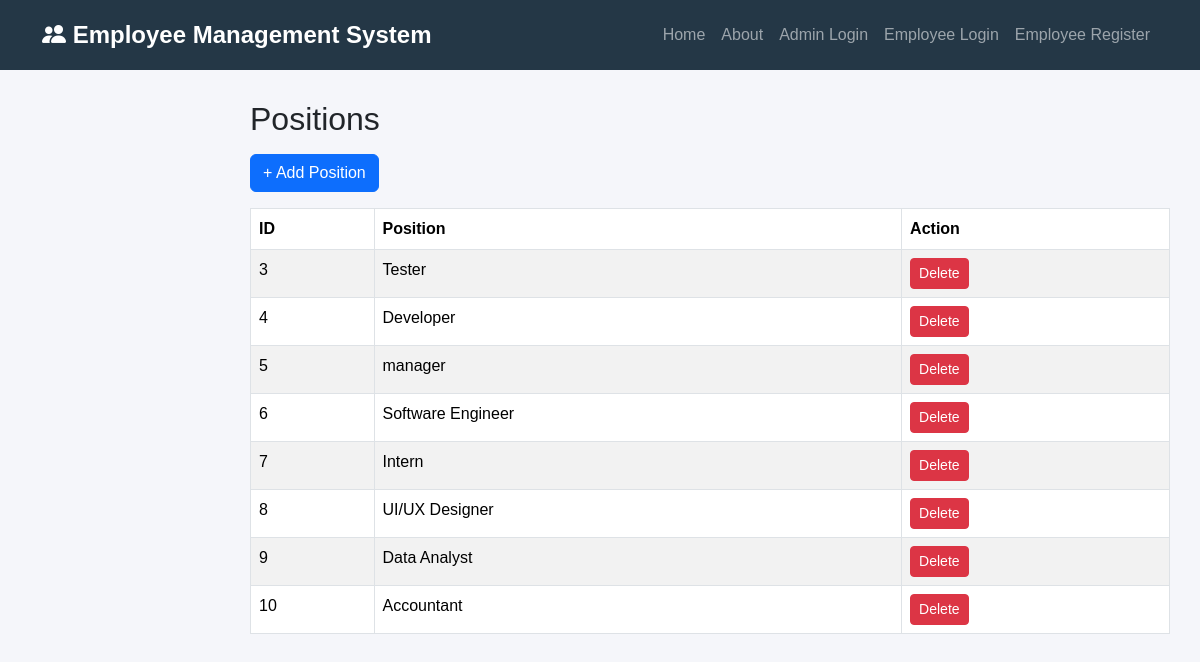
/positions/, run on the app's committed database.
### new_app/models.py (models this page shows, shortened)
class Position(models.Model):
    name = models.CharField(max_length=100)

### new_app/views.py (the view)
# urls.py: path('positions/', views.positions, name="positions"),
def positions(request):
    positions = Position.objects.all()
    return render(
        request,
        "positions.html",
        {
            "positions": positions
        }
    )

### new_app/templates/positions.html (shortened to what this page needs)
{% extends 'base.html' %}
{% block content %}
<h2 class="mb-3">Positions</h2>
<a href="{% url 'add_position' %}"
class="btn btn-primary mb-3">
+ Add Position
</a>
<table class="table table-bordered table-striped">
<thead>
<tr>
<th>ID</th>
<th>Position</th>
<th>Action</th>
</tr>
</thead>
<tbody>
{% for p in positions %}
<tr>
<td>{{ p.id }}</td>
<td>{{ p.name }}</td>
<td>
<a href="{% url 'delete_position' p.id %}"
class="btn btn-danger btn-sm">
Delete
</a>
</td>
</tr>
{% empty %}
<tr>
<td colspan="3" class="text-center">
No Position Found
</td>
</tr>
{% endfor %}
</tbody>
</table>
{% endblock %}

### new_app/static/css/style.css (style rules this page uses)
* { margin:0; padding:0; box-sizing:border-box; }
body { background:#f5f6fa; font-family:Arial, sans-serif; color:#212529; overflow-x:hidden; }
table { width:100%; background:white; }
th { color:#243746; }

### data on the page
Position: id "3", name "Tester"
Position: id "4", name "Developer"
Position: id "5", name "manager"
Position: id "6", name "Software Engineer"
Position: id "7", name "Intern"
Position: id "8", name "UI/UX Designer"
Position: id "9", name "Data Analyst"
Position: id "10", name "Accountant"
